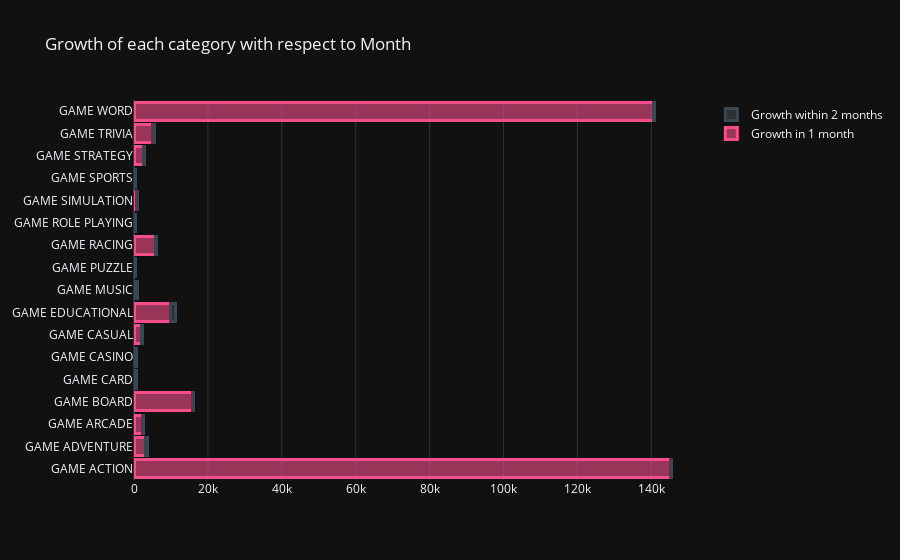

Notebook code for this chart:
### Code cell
import plotly.graph_objects as go

fig = go.Figure()
fig.add_trace(go.Bar(
    y=Total_install['category'],
    x=Total_install['growth (30 days)'],
    name='Growth in 1 month',
    orientation='h',
    marker=dict(
        color='rgba(246, 78, 139, 0.6)',
        line=dict(color='rgba(246, 78, 139, 1.0)', width=3)
    )
))
fig.add_trace(go.Bar(
    y=Total_install['category'],
    x=Total_install['growth (60 days)'],
    name='Growth within 2 months',
    orientation='h',
    marker=dict(
        color='rgba(58, 71, 80, 0.6)',
        line=dict(color='rgba(58, 71, 80, 1.0)', width=3)
    )
))

fig.update_layout(barmode='stack',template = "plotly_dark",
                  title_text="Growth of each category with respect to Month ")
fig.show()

### Figure 1 — Plotly figure (JSON) as saved in the notebook; plotly's stock layout.template omitted (floating-point values rounded to 4 significant figures)
{"data": [{"marker": {"color": "rgba(246, 78, 139, 0.6)", "line": {"color": "rgba(246, 78, 139, 1.0)", "width": 3}}, "name": "Growth in 1 month", "orientation": "h", "type": "bar", "x": [145300.0, 3087.0, 2324.0, 15730.0, 247.5, 222.6, 2017.0, 9957.0, 247.7, 223.2, 5809.0, 118.6, 695.4, 130.6, 2682.0, 4928.0, 140500.0], "y": ["GAME ACTION", "GAME ADVENTURE", "GAME ARCADE", "GAME BOARD", "GAME CARD", "GAME CASINO", "GAME CASUAL", "GAME EDUCATIONAL", "GAME MUSIC", "GAME PUZZLE", "GAME RACING", "GAME ROLE PLAYING", "GAME SIMULATION", "GAME SPORTS", "GAME STRATEGY", "GAME TRIVIA", "GAME WORD"]}, {"marker": {"color": "rgba(58, 71, 80, 0.6)", "line": {"color": "rgba(58, 71, 80, 1.0)", "width": 3}}, "name": "Growth within 2 months", "orientation": "h", "type": "bar", "x": [256.9, 430.5, 309.1, 450.1, 349.4, 335.2, 214.1, 1364.0, 700.6, 215.3, 196.1, 284.1, 341.0, 318.7, 219.4, 644.3, 238.4], "y": ["GAME ACTION", "GAME ADVENTURE", "GAME ARCADE", "GAME BOARD", "GAME CARD", "GAME CASINO", "GAME CASUAL", "GAME EDUCATIONAL", "GAME MUSIC", "GAME PUZZLE", "GAME RACING", "GAME ROLE PLAYING", "GAME SIMULATION", "GAME SPORTS", "GAME STRATEGY", "GAME TRIVIA", "GAME WORD"]}], "layout": {"barmode": "stack", "title": {"text": "Growth of each category with respect to Month "}}}
